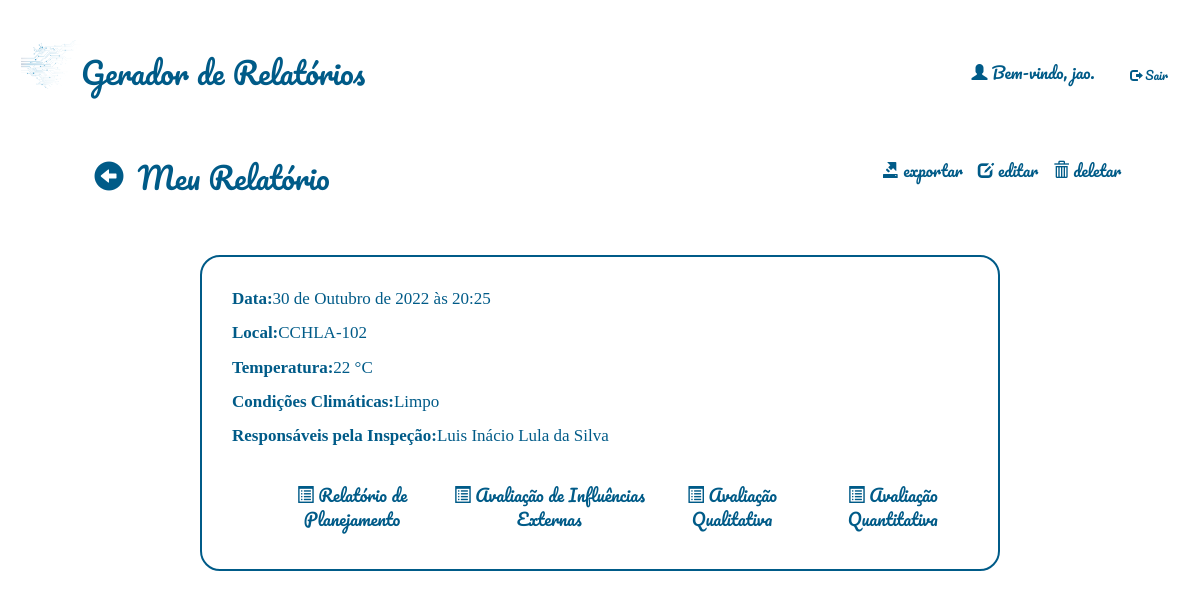
Page /relatorios/relatorio/3/ (signed in) on the committed database.
### relatorio/models.py (models this page shows)
class Relatorio(models.Model):
    autor = models.ForeignKey(User, default=None, on_delete=models.CASCADE)
    data = models.DateTimeField()
    local = models.CharField(max_length=100)
    temperatura = models.IntegerField()
    clima = models.CharField(max_length=100)
    responsaveis = models.TextField(blank=True)
    qualiprof = models.CharField(max_length=100, default='')
    riscos = models.CharField(max_length=100, default='')
    equipamentos = models.CharField(max_length=100, default='')
    sinalizacao = models.CharField(max_length=100, default='')
    desligamento = models.CharField(max_length=4, default='')
    integridade = models.CharField(max_length=4, default='')
    dialogo = models.CharField(max_length=4, default='')
    curso_nr = models.CharField(max_length=4, default='')
    conferido = models.CharField(max_length=4, default='')
    delimitar_area = models.CharField(max_length=4, default='')
    auxconces = models.CharField(max_length=4, default='')
    tensao = models.CharField(max_length=4, default='')
    aterramento = models.CharField(max_length=4, default='')
    altura = models.CharField(max_length=4, default='')
    cinto_seg = models.CharField(max_length=4, default='')
    requi_seg = models.CharField(max_length=4, default='')
    reavaliacao = models.CharField(max_length=4, default='')
    tempambiente = models.CharField(max_length=100, default='')
    condambiente = models.CharField(max_length=100, default='')
    altitude = models.CharField(max_length=100, default='')
    presagua = models.CharField(max_length=100, default='')
    pressolidos = models.CharField(max_length=100, default='')
    pressubst = models.CharField(max_length=100, default='')
    solmecanicas = models.CharField(max_length=100, default='')
    presmofo = models.CharField(max_length=100, default='')
    presfauna = models.CharField(max_length=100, default='')
    infleletro = models.CharField(max_length=100, default='')
    radsolar = models.CharField(max_length=100, default='')
    descatm = models.CharField(max_length=100, default='')
    movdoar = models.CharField(max_length=100, default='')
    vento = models.CharField(max_length=100, default='')
    competencia = models.CharField(max_length=100, default='')
    reseletr = models.CharField(max_length=100, default='')
    contpessoas = models.CharField(max_length=100, default='')
    condfuga = models.CharField(max_length=100, default='')
    natmatpr = models.CharField(max_length=100, default='')
    natmatcons = models.CharField(max_length=100, default='')
    classestr = models.CharField(max_length=100, default='')
    documentacao = models.CharField(max_length=100, default='')
    ambientesofreu = models.CharField(max_length=100, default='')
    instalacaoinspecionada = models.CharField(max_length=100, default='')
    linhaseletricasdisp = models.CharField(max_length=100, default='')
    compinstalacao = models.CharField(max_length=100, default='')
    linhaseletricascorr = models.CharField(max_length=100, default='')
    tomadasdeforca = models.CharField(max_length=100, default='')
    qtdesufitomadas = models.CharField(max_length=100, default='')
    instlquadist = models.CharField(max_length=100, default='')
    novoscircuitos = models.CharField(max_length=100, default='')
    advquadist = models.CharField(max_length=100, default='')
    dispprotecaoident = models.CharField(max_length=100, default='')
    protcircuitos = models.CharField(max_length=100, default='')
    barramentoquadist = models.CharField(max_length=100, default='')
    bitola = models.CharField(max_length=100, default='')
    condutident = models.CharField(max_length=100, default='')
    disjundif = models.CharField(max_length=100, default='')
    dispprotecaosurtos = models.CharField(max_length=100, default='')
    servseguranca = models.CharField(max_length=100, default='')
    esqaterramento = models.CharField(max_length=100, default='')
    reservadeenergia = models.CharField(max_length=100, default='')
    fontseguranca = models.CharField(max_length=100, default='')
    paralelismo = models.CharField(max_length=100, default='')
    capbarramento = models.PositiveSmallIntegerField(default=0)
    protgeral = models.PositiveSmallIntegerField(default=0)
    protdr = models.PositiveSmallIntegerField(default=0)
    protdps = models.PositiveSmallIntegerField(default=0)
    vab = models.PositiveSmallIntegerField(default=0)
    van = models.PositiveSmallIntegerField(default=0)
    ia= models.PositiveSmallIntegerField(default=0)
    vbc = models.PositiveSmallIntegerField(default=0)
    vbn = models.PositiveSmallIntegerField(default=0)
    ib= models.PositiveSmallIntegerField(default=0)
    vca = models.PositiveSmallIntegerField(default=0)
    vcn = models.PositiveSmallIntegerField(default=0)
    ic= models.PositiveSmallIntegerField(default=0)
    continuidade = models.CharField(max_length=100, default='')
    resistencia = models.CharField(max_length=100, default='')
    selvpelv = models.CharField(max_length=100, default='')
    verificacao = models.CharField(max_length=100, default='')
    ensaiodetensao = models.CharField(max_length=100, default='')
    ensaiodefunc = models.CharField(max_length=100, default='')

### relatorio/views.py (the view)
# urls.py: path('relatorio/<int:rel_id>/', views.relatorio_visualiza, name="visualiza"),
@login_required(login_url="/accounts/login/")
def relatorio_visualiza(request, rel_id):
    relatorio = Relatorio.objects.get(id=rel_id)
    now = timezone.now()
    return render(request, 'relatorio/relatorio_visualiza.html', {'relatorio': relatorio})

### relatorio/templates/relatorio/relatorio_visualiza.html
{% extends 'base_layout.html'%}
{% block content %}
<header style="margin-inline:5%;">
        <h2>
                <button class="botao-icon" onclick="history.back()">
                        <span class="glyphicon glyphicon-circle-arrow-left"></span>
                </button>
                Meu Relatório
        </h2>
        <nav>
        <li>
                <a class="botao-icon" href="{% url 'relatorio:exporta' rel_id=relatorio.id %}">
                        <span class="glyphicon glyphicon-export"></span> exportar
                </a>
                <a class="botao-icon" href="{% url 'relatorio:edita' rel_id=relatorio.id %}">
                        <span class="glyphicon glyphicon-edit"></span> editar
                </a>
                <a class="botao-icon" href="{% url 'relatorio:deleta' rel_id=relatorio.id %}">
                        <span class="glyphicon glyphicon-trash"></span> deletar
                </a>
        </li>
        </nav>
</header>
<div class="compromisso-visualiza-wrapper">
        <div class="compromisso-visualiza">
                <p><b>Data:</b> {{ relatorio.data }}</p>
                <p><b>Local:</b> {{ relatorio.local }}</p>
                <p><b>Temperatura:</b> {{relatorio.temperatura}} °C</p>
                <p><b>Condições Climáticas:</b> {{relatorio.clima}} </p>
                <p><b>Responsáveis pela Inspeção:</b>  {{ relatorio.responsaveis }}</p>
                <br>
                <nav>
                        <li>
                                <a class="botao-icon" href="{% url 'relatorio:addplanejamento' rel_id=relatorio.id %}">
                                        <span class="glyphicon glyphicon-list-alt"></span> Relatório de Planejamento
                                </a>
                                <a class="botao-icon" href="{% url 'relatorio:addexternas' rel_id=relatorio.id %}">
                                        <span class="glyphicon glyphicon-list-alt"></span> Avaliação de Influências Externas
                                </a>
                                <a class="botao-icon" href="{% url 'relatorio:addqualitativas' rel_id=relatorio.id %}">
                                        <span class="glyphicon glyphicon-list-alt"></span> Avaliação Qualitativa
                                </a>
                                <a class="botao-icon" href="{% url 'relatorio:addquantitativas' rel_id=relatorio.id %}">
                                        <span class="glyphicon glyphicon-list-alt"></span> Avaliação Quantitativa
                                </a>
                        </li>
                </nav>
        </div>
</div>
{% endblock %}

### templates/base_layout.html (shortened to what this page needs)
<!DOCTYPE html>
<html lang="pt-BR">
<head>
    <link href="https://cdn.jsdelivr.net/npm/bootstrap@5.1.3/dist/css/bootstrap.min.css" rel="stylesheet">
    <link rel="stylesheet" href="https://maxcdn.bootstrapcdn.com/bootstrap/3.4.0/css/bootstrap.min.css">
    {% load static %}
    <link rel="stylesheet" href="{% static 'styles.css' %}">
</head>
<body>
    <header class="wrapper">
        <h1><a href="{% url 'home' %}"><img src="{% static 'logo.png' %}" alt="calendario"/>Gerador de Relatórios</a></h1>
        <nav>
            <ul style="margin: 40px 0 0 0;">
                {% if user.is_authenticated %}
                <li>
                    <span class="glyphicon glyphicon-user"></span> Bem-vindo, {{ user }}.
                </li>
                <li>
                    <form class="logout-link" action="{% url 'accounts:logout' %}" method="post">
                        <button type="submit" class="btn btn-default btn-sm">
                            <span class="glyphicon glyphicon-log-out"></span> Sair
                        </button>
                    </form>
                </li>
                {% else %}
                    <li><a class="botao-icon" href="{% url 'accounts:login' %}">Log in</a></li>
                    <li><a class="botao-icon" href="{% url 'accounts:signup' %}">Sign up</a></li>
                {% endif %}
            </ul>
        </nav>
    </header>
    <div class="wrapper">
        {% block content %}
        {% endblock %}
    </div>
</body>
</html>

### assets/styles.css (style rules this page uses)
body { background-color: #ffffff; color: #005b88; padding: 0 1px 0 1px; font-family: Pacifico; font-size: medium; }
img { width: 60px; height: auto; vertical-align: bottom; }
.login input, .compromisso-visualiza, .criaCompromisso { font-family: Cambria, Cochin, Georgia, Times, 'Times New Roman', serif; }
.compromisso-visualiza-wrapper { display: flex; align-items: center; justify-content: center; justify-self: center; }
.compromisso-visualiza { width: 800px; border-radius: 20px; align-self: center; text-align: center; border: 2px solid #005b88; margin: 40px; padding: 30px; font-size: 17px; }
.compromisso-visualiza p { display: table; text-justify: auto; }
h1 a { font-weight: normal; font-size: 30px; margin: 0; }
h2,h3,h4,h5 { color: #005b88; font-weight: normal; margin: 0; }
a { color: #005b88; }
a, a:hover, a:visited { text-decoration: none; }
.wrapper { margin: 0 auto; padding: 20px; }
header { display: grid; align-self: center; grid-template-columns: 1fr 1fr; padding: 20px 0; }
nav { justify-self: end; }
nav li { display: inline-block; margin-left: 20px; }
.botao-icon { display: table-cell; background: none; font-family: Pacifico; color: #005b88; cursor: pointer; size-adjust: 2px; border-width: 0; cursor: pointer; padding-left: 15px; }
.btn.btn-default.btn-sm { color: #005b88; background-color: transparent; border-color: transparent; }

### rows in the picture
Relatorio: data "30 de Outubro de 2022 às 20:25", local "CCHLA-102", temperatura "22", clima "Limpo", responsaveis "Luis Inácio Lula da Silva"

### other values in the picture
{{ user }} "jao"
